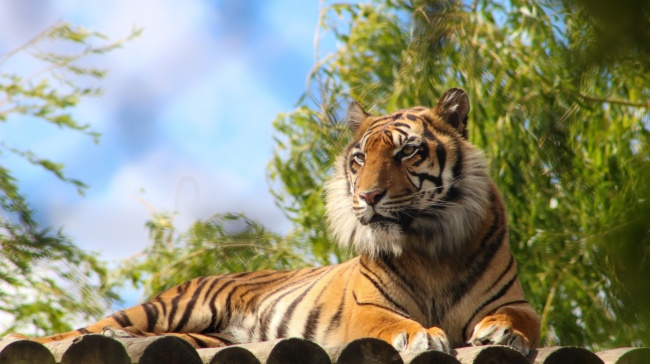
//> input picture resources/tiger.jpeg, 650 x 364 px
$ ./02_split   (built with g++ and OpenCV 4)
//> lines starting //> are read from the running program, lines starting //| are printed output that depends on the picture
#include<opencv2/opencv.hpp>
#include<iostream>

int main(int argc, char* argv[]) {
    cv::Mat src = cv::imread(argc>1?argv[1]:"./resources/tiger.jpeg");
//> src is the input picture: 364 rows x 650 cols, CV_8UC3; mean B, G, R 118.9, 142.6, 140.7
    if(src.empty() ) {
        std::cerr<<"imread failed"<<std::endl;
		return -1;
	}
    std::cout<<"width/cols="<<src.cols
		<<" height/rows="<<src.rows
		<<" channels="<<src.channels()
		<<std::endl;
//| width/cols=650 height/rows=364 channels=3

    cv::imshow("src", src);

    cv::Mat channels[3];
    cv::split(src, channels);
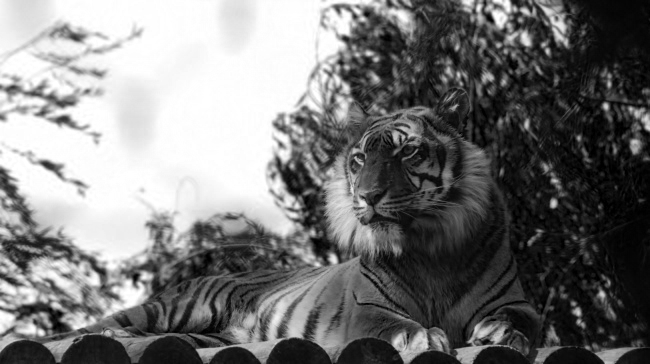
//> channels[0]: 364 rows x 650 cols, CV_8UC1; min 0, max 255, mean 118.9
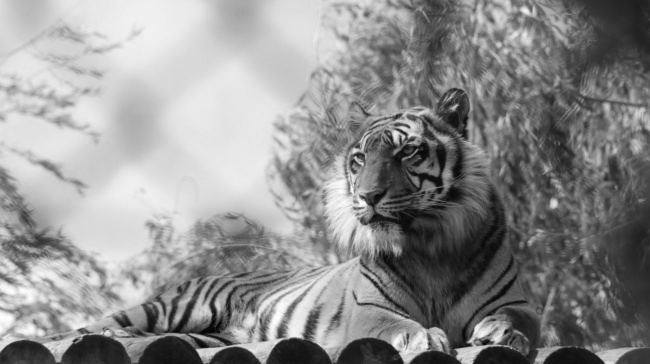
//> channels[1]: 364 rows x 650 cols, CV_8UC1; min 2, max 255, mean 142.6
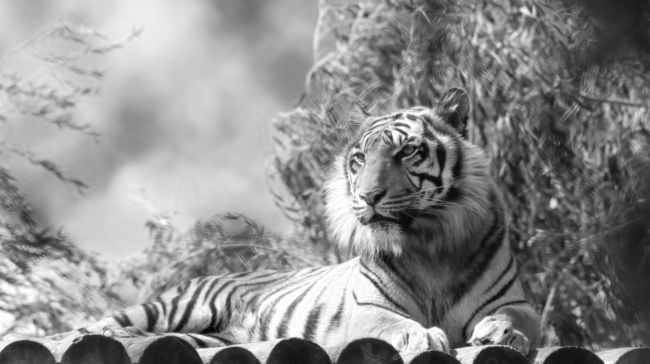
//> channels[2]: 364 rows x 650 cols, CV_8UC1; min 2, max 255, mean 140.7

    std::cout<<"width/cols="<< channels[0].cols
		<<" height/rows="<< channels[0].rows
		<<" channels="<< channels[0].channels()
		<<std::endl;
//| width/cols=650 height/rows=364 channels=1
    cv::imshow("b", channels[0]);

    std::cout<<"width/cols="<< channels[1].cols
		<<" height/rows="<< channels[1].rows
		<<" channels="<< channels[1].channels()
		<<std::endl;
//| width/cols=650 height/rows=364 channels=1
    cv::imshow("g", channels[1]);

    std::cout<<"width/cols="<< channels[2].cols
		<<" height/rows="<< channels[2].rows
		<<" channels="<< channels[2].channels()
		<<std::endl;
//| width/cols=650 height/rows=364 channels=1
    cv::imshow("r", channels[2]);


    cv::waitKey(0);
    cv::destroyAllWindows();
    return 0;
}
